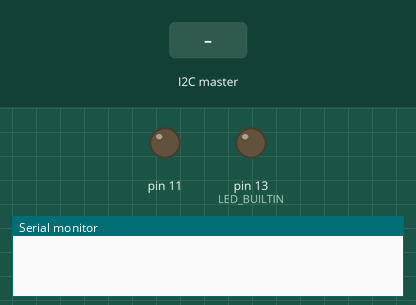
A sketch run on a simulated Arduino Leonardo, built with avr-gcc and run on an emulated ATmega32U4. Shown: output pins drawn as LEDs (lit = HIGH), the last lines printed to the serial monitor. Dashed ring = blinking. The test bench sets the inputs (shaded band). The audio player accepts every command and is not drawn.

Above: at 5.8 s.
5.9 s: the I2C master sends the byte 90
At 6.9 s:
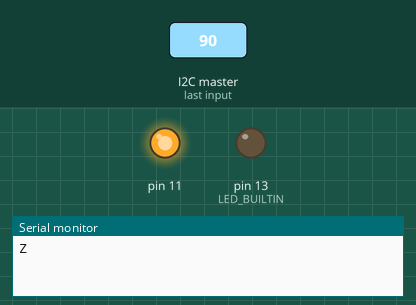
10.5 s: the I2C master sends "."
At 11.9 s:
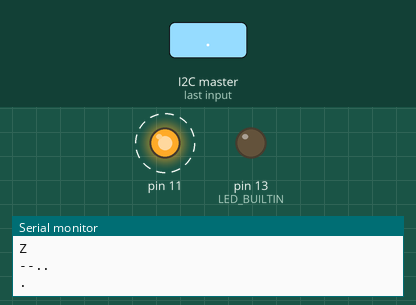
Timing chart, 0 to 19.5 s (numbered marks = the images above; inputs shaded):
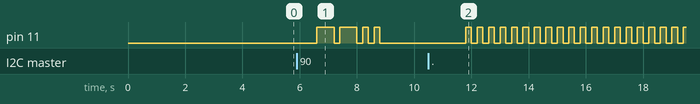

The sketch:

slave_vibration_voice.ino
```cpp
#define UTIME 200
#include <Wire.h>
#include <Arduino.h>

#include "Talkie.h"
#include "Vocab_US_Large.h"
#include "Vocab_Special.h"
#include "Vocab_US_TI99.h"
#include "Vocab_US_Clock.h"

Talkie voice;

String morsecode[] =
{
  "-----", ".----", ".---", "...--", "....-", //0 ~ 4
  ".....", "-....", "--...", "---..", "----.",  //5 ~ 9
  "", "", "", "", "", "", "", //: ; < = > ? @
  ".-", "-...", "-.-.", "-..", ".", "..-.", "--.",  //A ~ G
  "....", "..", ".---", "-.-", ".-..", "--", "-.",  //H ~ N
  "---", ".--.", "--.-", ".-.", "...", "-", "..-",  //O ~ U
  "...-", ".--", "-..-", "-.--", "--.."  //V ~ Z
};

String receivedWord;

void setup() {
  pinMode(11, OUTPUT);
  pinMode(LED_BUILTIN, OUTPUT);
  Wire.begin(4);
  Wire.onReceive(receiveEvent);
  Serial.begin(9600);

  unsigned long startTime = millis();
#if defined(__AVR_ATmega32U4__) || defined(SERIAL_PORT_USBVIRTUAL) || defined(SERIAL_USB) /*stm32duino*/|| defined(USBCON) /*STM32_stm32*/|| defined(SERIALUSB_PID) || defined(ARDUINO_attiny3217)
  while (millis() - startTime < 4000);
#endif
  // Just to know which program is running on my Arduino
  voice.say(sp4_READY);
}

void loop() {
  if (receivedWord == "\n"){
    receivedWord = "";
  }
  Morse(receivedWord);
  delay(2000);
}

void receiveEvent(int numBytes) {
  receivedWord = "";

  while (Wire.available()) {
    char c = Wire.read();
    receivedWord += c;
  }

  if (receivedWord != "") {
    Serial.println(receivedWord);
  }
}

void Morse(String input)
{
  Voice(input);
  for(int i = 0; i < input.length(); i++)
  {
    if(input[i] == ' ')
    {
      delay(UTIME*7);
      continue;
    }

    String code = morsecode[input[i]-'0'];
    int vibration = 0;

    for(int j = 0; j< code.length(); j++)
    {

      if(code[j] == '.')
      {
        vibration = UTIME;
      }
      else if(code[j] == '-')
      {
        vibration = UTIME * 3;
      }
        digitalWrite(11, HIGH); //start vibration
        delay(vibration);
        digitalWrite(11, LOW);
        delay(UTIME);
    }
    Serial.println(code);
    delay(400);
  }
}

void Voice(String input)
{
  if(input == "DANGER"){
    voice.say(sp2_DANGER);
  }
  else if(input == "WARNING"){
    voice.say(sp4_WARNING);
  }
}
```

Measured:
- after the input at 5.9 s, pin 11: LOW → HIGH after 0.70 s, → LOW 0.60 s later, → HIGH 0.20 s later, → LOW 0.60 s later, … (8 changes in this stretch)
